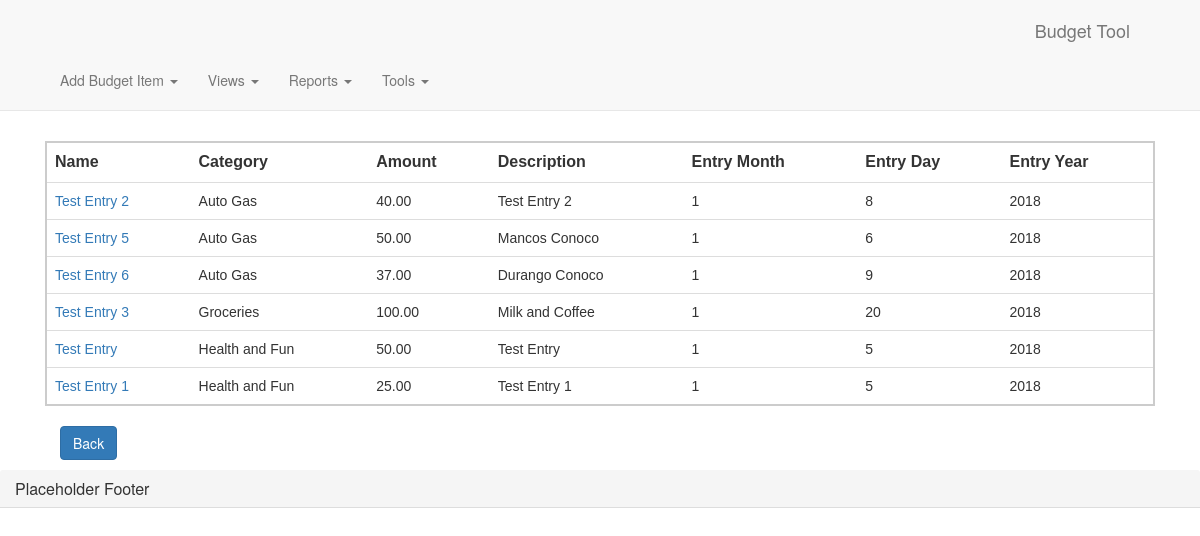
Page /monthtodate on the earlier database version.
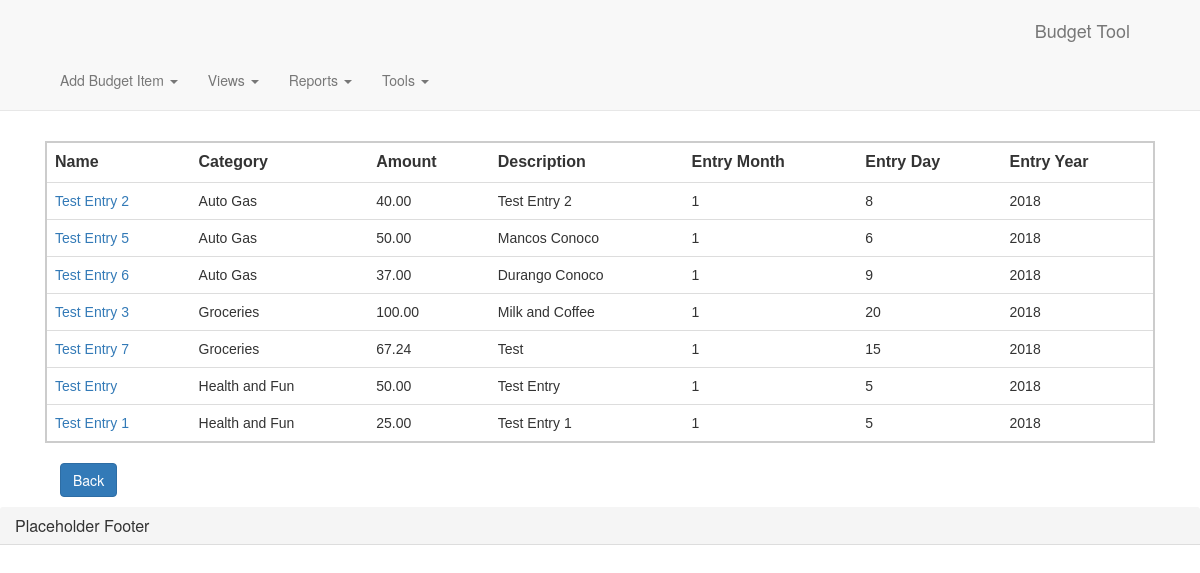
Same page on the later database version.
### main_app/models.py (models this page shows, shortened)
class Budget_Item(models.Model):
    user = models.ForeignKey(User, null=True)
    name = models.CharField(max_length=100)
    expend_category = models.CharField(max_length=100)
    amount = models.DecimalField(max_digits=10, decimal_places=2)
    entry_month = models.IntegerField(default=1)
    entry_day = models.IntegerField(default=1)
    entry_year = models.IntegerField(default=1)
    description = models.CharField(max_length=100)

### main_app/views.py (the view)
# urls.py: url(r'monthtodate', views.monthtodate, name='monthtodate'),
def monthtodate(request):
    form = BudgetForm
    return render(request, 'monthtodate.html', {'budget_items_mtd':budget_items_mtd,'form':form})

### main_app/templates/monthtodate.html (shortened to what this page needs)
{% extends 'base.html' %}
{% load staticfiles %}
{% block content %}
    <div class="container">
        <table class="table table-tablestriped">
            <tr class="table_header">
                <td>Name</td>
                <td>Category</td>
                <td>Amount</td>
                <td>Description</td>
                <td>Entry Month</td>
                <td>Entry Day</td>
                <td>Entry Year</td>
            </tr>
            {% for budget_item_mtd in budget_items_mtd|dictsort:'expend_category' %}
            <tr class="budget_item">
                <td><a href="/{{budget_item.id}}/">{{ budget_item_mtd.name }}</a></td>
                <td>{{ budget_item_mtd.expend_category }}</td>
                <td>{{ budget_item_mtd.amount }}</td>
                <td>{{ budget_item_mtd.description }}</td>
                <td>{{ budget_item_mtd.entry_month }}</td>
                <td>{{ budget_item_mtd.entry_day }}</td>
                <td>{{ budget_item_mtd.entry_year }}</td>
            </tr>
            {% endfor %}
        </table>
        <div class="col-lg-12">
            <a class="btn btn-primary" href="/">Back</a>
        </div>
    </div>
    <div class="container">
    </div>
{% endblock %}

Differences in the rows shown:
added Budget_Item: name "Test Entry 7", expend_category "Groceries", amount "67.24", description "Test", entry_month "1", entry_day "15", entry_year "2018"
